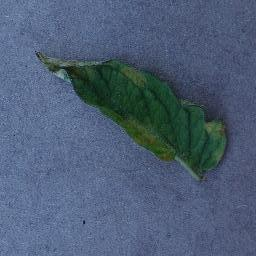
#> input picture raspberry_task/data/train/Tomato___Leaf_Mold/Tomato___Leaf_Mold_original_60f7b149-4286-4101-a156-9bf5551261d7___Crnl_L.Mold 7137.JPG_699bc656-1cb5-4f78-9ae6-b65d5b75185e.JPG, 256 x 256 px; its folder holds only this picture in this run
$ jupyter execute --allow-errors 01_eda.ipynb   (shell and % lines are left out)
#> lines starting #> are read from the running program, lines starting #| are printed output that depends on the picture
# EDA — Tomato / Raspberry Dataset

This notebook performs a quick exploratory data analysis (EDA) on the dataset stored in `../data/` (train and val). It shows class distribution, samples of images, and image size distribution to help plan preprocessing and modeling.

[cell 1]
import os
from pathlib import Path
import matplotlib.pyplot as plt
import numpy as np
import pandas as pd
from PIL import Image
from collections import Counter

## Paths and quick checks

[cell 2]
base = Path('..') / 'data'
train_dir = base / 'train'
val_dir = base / 'val'
print('train_dir ->', train_dir)
print('val_dir   ->', val_dir)
print('train exists:', train_dir.exists())
print('val exists  :', val_dir.exists())

## Class distribution (counts per folder)

[cell 3]
def class_counts(folder: Path) -> pd.DataFrame:
    classes = []
    if not folder.exists():
        return pd.DataFrame({'class': [], 'count': []})
    for sub in sorted(folder.iterdir()):
        if sub.is_dir():
            n = len(list(sub.glob('*')))
            classes.append((sub.name, n))
#> pass 2 of the loop in class_counts, `for sub in sorted(folder.iterdir()):`:
    df = pd.DataFrame(classes, columns=['class', 'count']).sort_values('count', ascending=False).reset_index(drop=True)
    return df

train_counts = class_counts(train_dir)
val_counts = class_counts(val_dir)
train_counts.head(20)

[cell 4]
# Plot class distribution for train set
if len(train_counts):
    plt.figure(figsize=(10,6))
    plt.barh(train_counts['class'], train_counts['count'])
    plt.gca().invert_yaxis()
    plt.title('Train set class distribution')
    plt.xlabel('Number of images')
    plt.show()
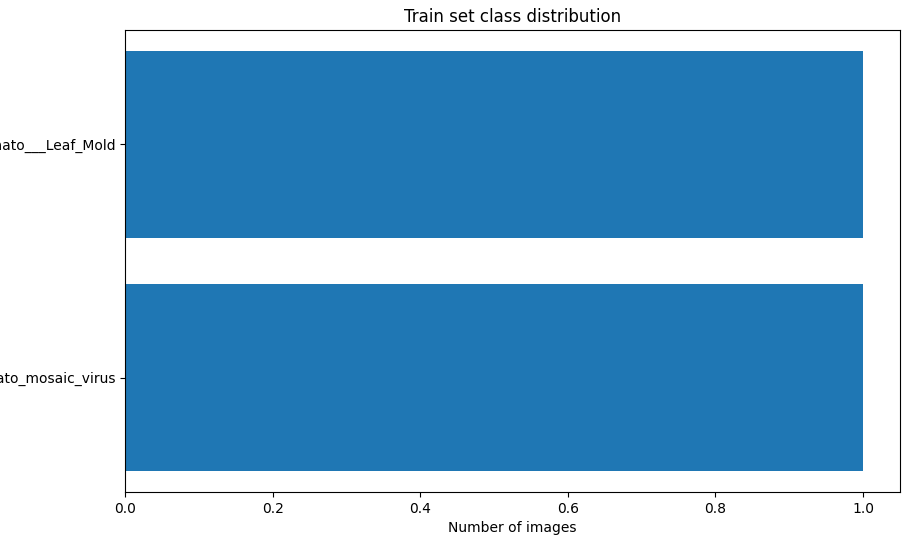
#> figure drawn by matplotlib, 1 panel
else:
    print('No train data found to plot.')

## Show sample images (one per class)

[cell 5]
def show_samples(folder: Path, ncols=4, max_classes=12):
#> called with ncols = 4, max_classes = 12
    if not folder.exists():
        print('Folder not found:', folder)
        return
    class_dirs = [d for d in sorted(folder.iterdir()) if d.is_dir()]
    class_dirs = class_dirs[:max_classes]
    n = len(class_dirs)
    nrows = int(np.ceil(n / ncols))
    plt.figure(figsize=(4 * ncols, 4 * nrows))
    i = 1
    for d in class_dirs:
        imgs = list(d.glob('*'))
        if not imgs:
            continue
        img_path = imgs[0]
        try:
            img = Image.open(img_path).convert('RGB')
#> img is the input picture: PIL image 256x256 RGB; mean R, G, B 76.9, 93.7, 117.4
        except Exception as e:
            print('Could not open', img_path, e)
            continue
        plt.subplot(nrows, ncols, i)
        plt.imshow(img)
        plt.title(d.name)
        plt.axis('off')
        i += 1
#> pass 2 of the loop in show_samples, `for d in class_dirs:`:
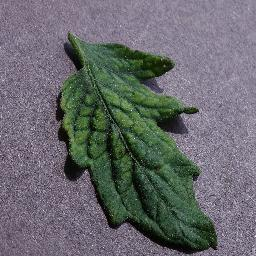
#> input picture raspberry_task/data/train/Tomato___Tomato_mosaic_virus/Tomato___Tomato_mosaic_virus_original_14112644-0ec3-465b-af00-ac2286d8e15f___PSU_CG 2344.JPG_d25aa6d8-0257-4b75-9913-fa8c8ade7ed0.JPG, 256 x 256 px
#> in show_samples, img is the input picture: PIL image 256x256 RGB; mean R, G, B 104, 105.3, 108.5
    plt.tight_layout()

show_samples(train_dir, ncols=4, max_classes=12)
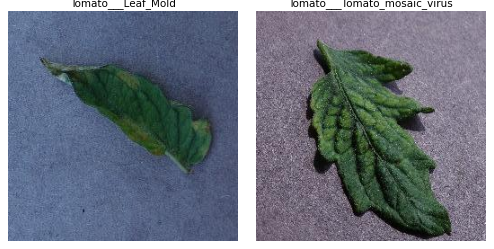
#> figure drawn by matplotlib, 2 panels

## Image size distribution (width x height) — a quick check

[cell 6]
def gather_image_sizes(folder: Path, max_images_per_class=200):
#> called with max_images_per_class = 200
    sizes = []
    if not folder.exists():
        return sizes
    for sub in sorted(folder.iterdir()):
        if not sub.is_dir():
            continue
        imgs = list(sub.glob('*'))[:max_images_per_class]
        for p in imgs:
            try:
                with Image.open(p) as im:
                    sizes.append(im.size)
            except Exception:
                pass
#> pass 2 of the loop in gather_image_sizes, `for sub in sorted(folder.iterdir()):`:
    return sizes

sizes = gather_image_sizes(train_dir, max_images_per_class=200)
#> sizes = [(256, 256), (256, 256)]
if sizes:
    widths, heights = zip(*sizes)
#> widths = (256, 256); heights = (256, 256)
    plt.figure(figsize=(12,4))
    plt.subplot(1,2,1)
    plt.hist(widths, bins=30)
    plt.title('Width distribution')
    plt.subplot(1,2,2)
    plt.hist(heights, bins=30)
    plt.title('Height distribution')
    plt.show()
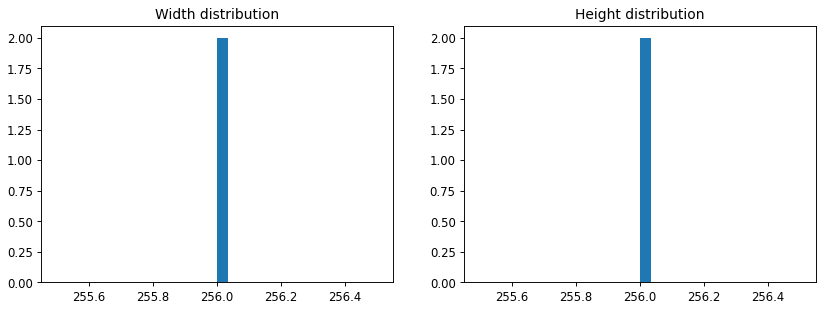
#> figure drawn by matplotlib, 2 panels; panel 1: tallest bar 2 high, from x = 256 to 256; panel 2: tallest bar 2 high, from x = 256 to 256
else:
    print('No image sizes gathered (train folder missing or empty).')

## File sample table and next steps

[cell 7]
# Show a small sample table for the train set
rows = []
for sub in sorted(train_dir.iterdir()):
    if sub.is_dir():
        imgs = list(sub.glob('*'))[:5]
        for p in imgs:
            rows.append({'class': sub.name, 'file': str(p)})
#> pass 2 of the loop `for sub in sorted(train_dir.iterdir()):`:
df = pd.DataFrame(rows)
df.head(20)

### Next steps / suggestions
- Decide on a common input size (e.g. 224 or 256) based on image size distribution
- Consider class balancing (augmentation / sampling) if distribution is skewed
- Build preprocessing pipeline (resize -> normalize -> augment) in `src/data/`
- Use this notebook to preview augmentations before training

## Pixel value distribution per class

[cell 8]
# Plot pixel value histograms for a sample of images per class
n_per_class = 10  # images per class to sample
bins = 32

if train_dir.exists():
    class_dirs = [d for d in sorted(train_dir.iterdir()) if d.is_dir()]
    for d in class_dirs:
        imgs = list(d.glob('*'))[:n_per_class]
        pixels = []
        for p in imgs:
            try:
                img = Image.open(p).convert('RGB')
                arr = np.asarray(img).reshape(-1, 3)  # flatten spatial dims
                pixels.append(arr)
            except Exception:
                continue
        if not pixels:
            continue
        pixels = np.concatenate(pixels, axis=0)
        plt.figure(figsize=(12,3))
        for i, color in enumerate(['R', 'G', 'B']):
            plt.subplot(1,3,i+1)
            plt.hist(pixels[:,i], bins=bins, color=color.lower(), alpha=0.7)
            plt.title(f'{d.name} - {color}')
            plt.xlim(0,255)
        plt.suptitle(f'Pixel value distribution for class: {d.name}')
        plt.tight_layout()
        plt.show()
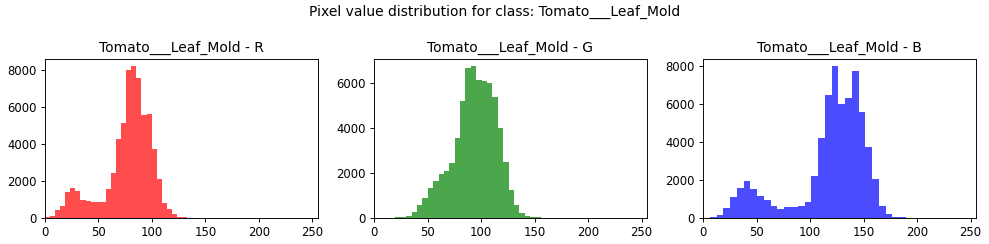
#> figure drawn by matplotlib, 3 panels; panel 1: tallest bar 8170 high, from x = 80.75 to 85.5; panel 2: tallest bar 6727 high, from x = 90.47 to 95.5; panel 3: tallest bar 7954 high, from x = 119.9 to 126.2
#> pass 2 of the loop `for d in class_dirs:`:
#> `plt.show()`:
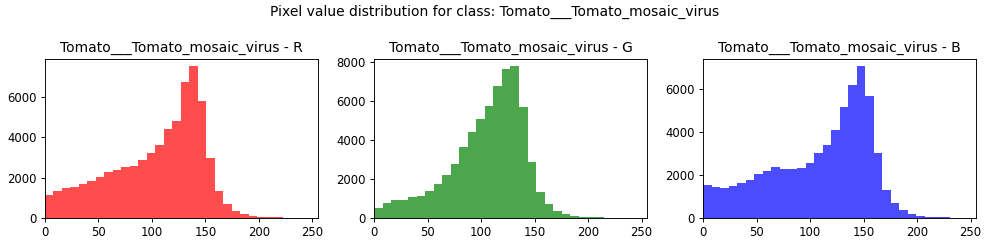
#> figure drawn by matplotlib, 3 panels; panel 1: tallest bar 7525 high, from x = 134.9 to 142.9; panel 2: tallest bar 7763 high, from x = 127.5 to 135.5; panel 3: tallest bar 7067 high, from x = 143.4 to 151.4
else:
    print('Train directory not found.')
